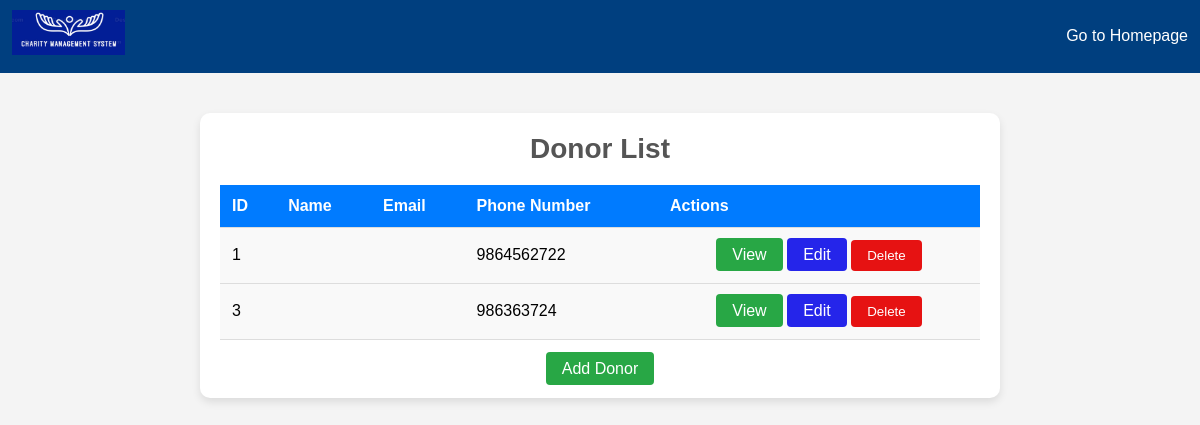
Screenshot of /doner/ with the database file from the repository.
### donor_management/models.py (models this page shows, shortened)
class Donor(models.Model):
    user = models.ForeignKey(User, on_delete=models.CASCADE, null=True)
    phone_number = models.CharField(max_length=15, null=True)
    address = models.CharField(max_length=100, null=True)
    district = models.CharField(max_length=100, null=True)
    country = models.CharField(max_length=100, null=True)
    created_at = models.DateTimeField(auto_now_add=True)
    updated_at = models.DateTimeField(auto_now=True)

### donor_management/views.py (the view)
# urls.py: path('', views.donor_list, name='donor_list'),
def donor_list(request):
    donors = Donor.objects.all()
    return render(request, 'donor_management/donor_list.html', {'donors': donors})

### donor_management/templates/donor_management/donor_list.html (shortened to what this page needs)
<!DOCTYPE html>
<html lang="en">
<head>
</head>
<body>
    <header>
        {% include 'navbar.html' %}
    </header>
    <div class="list-container">
        <h1>Donor List</h1>
        {% if donors %}
        <table>
            <thead>
                <tr>
                    <th>ID</th>
                    <th>Name</th>
                    <th>Email</th>
                    <th>Phone Number</th>
                    <th>Actions</th>
                </tr>
            </thead>
            <tbody>
                {% for donor in donors %}
                <tr>
                    <td>{{ donor.id }}</td>
                    <td>{{ donor.first_name }} {{ donor.last_name }}</td>
                    <td>{{ donor.email }}</td>
                    <td>{{ donor.phone_number }}</td>
                    <td class="text-center">
                        <a href="{% url 'donor_detail' donor.id %}" class="btn">View</a>
                        <a href="{% url 'donor_update' donor.id %}" class="btn btn-edit">Edit</a>
                        <button class="btn btn-delete" onclick="showDeleteModal('{{ donor.id }}', '{{ donor.name}}')">Delete</button>
                    </td>
                </tr>
                {% endfor %}
            </tbody>
        </table>
        {% else %}
        <p class="no-donors">No donors found.</p>
        {% endif %}
        <div class="text-center">
            <a href="{% url 'add_donor' %}" class="btn">Add Donor</a>
        </div>
    </div>
</body>
</html>

### donor_management/templates/donor_management/donor_list.html (style rules this page uses)
body { font-family: 'Arial', sans-serif; background-color: #f4f4f4; margin: 0; }
.list-container { background-color: #ffffff; border-radius: 10px; box-shadow: 0 4px 8px rgba(0, 0, 0, 0.1); padding: 20px; max-width: 800px; margin: 0 auto; }
h1 { font-size: 28px; color: #555; margin-bottom: 20px; text-align: center; font-weight: 600; }
table { width: 100%; border-collapse: collapse; margin-bottom: 20px; }
th, td { padding: 12px; text-align: left; border-bottom: 1px solid #ddd; }
th { background-color: #007bff; color: white; }
td { background-color: #f9f9f9; }
.text-center { text-align: center; }
.btn { padding: 8px 16px; background-color: #28a745; color: white; border: none; border-radius: 4px; cursor: pointer; transition: background-color 0.3s ease; text-decoration: none; }
.btn-edit { background-color: #2525ea; }
.btn-delete { background-color: #e61212; }

### Charity_Project/templates/navbar.html (style rules this page uses)
* { margin: 0; padding: 0; box-sizing: border-box; }

### rows the page displays
Donor: id "1", phone_number "9864562722"
Donor: id "3", phone_number "986363724"
